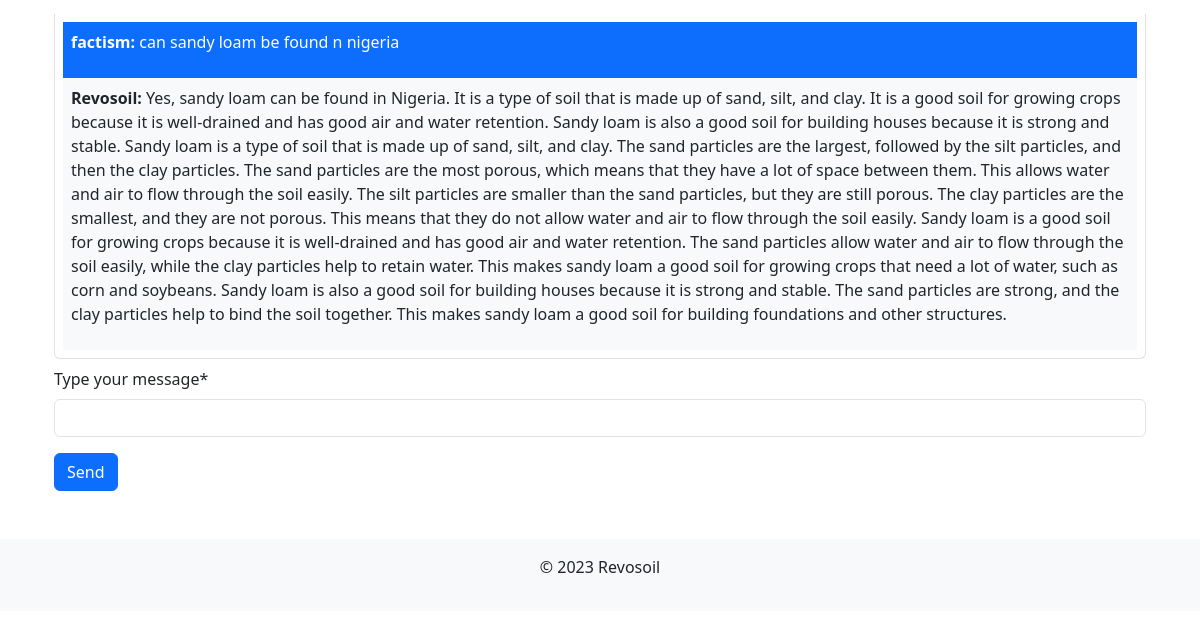
The page /soilapp/chat/ (signed in, lower part) on the database as committed earlier.
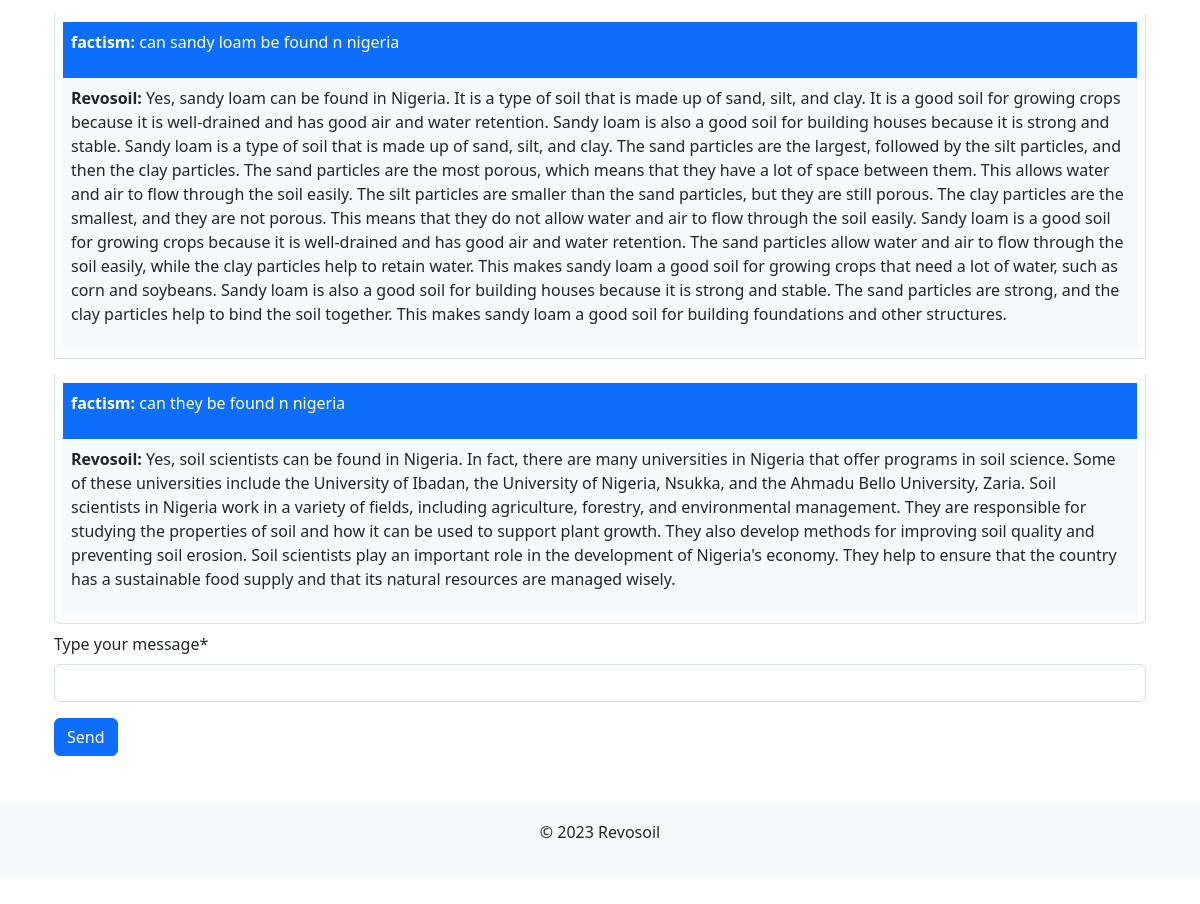
The same page on the database as committed later.
### soilapp/models.py (models this page shows, shortened)
class ChatMessage(models.Model):
    user = models.ForeignKey(User, on_delete=models.CASCADE, default=1)
    user_input = models.TextField()
    model_response = models.TextField()
    timestamp = models.DateTimeField(auto_now_add=True)
    class Meta:
        ordering = ['timestamp']

### soilapp/views.py (the view)
# urls.py: path('chat/', views.chat_view, name='chat_view'),
@login_required(login_url='login')
def chat_view(request):
    if request.method == 'POST':
        palm.configure(api_key=os.environ['PALM_API_KEY'])
        form = ChatForm(request.POST)
        if form.is_valid():
            prompt = form.cleaned_data['prompt']
            if prompt == 'quit':
                return redirect('chat_view')  # Redirect to chat view when 'quit' is entered
            response = palm.chat(
                context="Be a professional soil scientist with vast and accurate knowledge in soil science, agronomy, and general agriculture.",
                examples=[],
                messages=prompt
            )
            user = request.user
            ChatMessage.objects.create(user=user, user_input=prompt, model_response=response.last)
    else:
        form = ChatForm()
    chat_messages = ChatMessage.objects.filter(user=request.user)
    return render(request, 'chat_page.html', {'form': form, 'chat_messages': chat_messages})

### soilapp/forms.py
class ChatForm(forms.Form):
    prompt = forms.CharField(label='Type your message', max_length=255)

### soilapp/templates/chat_page.html (shortened to what this page needs)
{% extends "base.html" %}
{% load crispy_forms_filters %}
{% load crispy_forms_tags %}
{% block content %}
    <div class="container mt-5">
        <ul class="list-group chat-container">
            {% for message in chat_messages %}
                <li class="list-group-item message-container my-2 p-2">
                    <div class="user-message bg-primary text-white p-2">
                        <p><strong>{{ message.user }}:</strong> {{ message.user_input }}</p>
                    </div>
                    <div class="model-message bg-light p-2">
                        <p><strong>Revosoil:</strong> {{ message.model_response }}</p>
                    </div>
                </li>
            {% endfor %}
        </ul>
        <form id="user_prompt" method="post">
            {{ form | crispy }}
            <button type="submit" class="btn btn-primary">Send</button>
        </form>
    </div>
{% endblock %}

Rows that differ between the two databases and show on the page:
added ChatMessage: user "factism", user_input "can they be found n nigeria", model_response "Yes, soil scientists can be found in Nigeria. In fact, there are many universities in Nigeria that offer programs in soil science. Some of these universities include the University of Ibadan, the University of Nigeria, Nsukka, and the Ahmadu Bello University, Zaria. Soil scientists in Nigeria work in a variety of fields, including agriculture, forestry, and environmental management. They are responsible for studying the properties of soil and how it can be used to support plant growth. They also develop methods for improving soil quality and preventing soil erosion. Soil scientists play an important role in the development of Nigeria's economy. They help to ensure that the country has a…"
